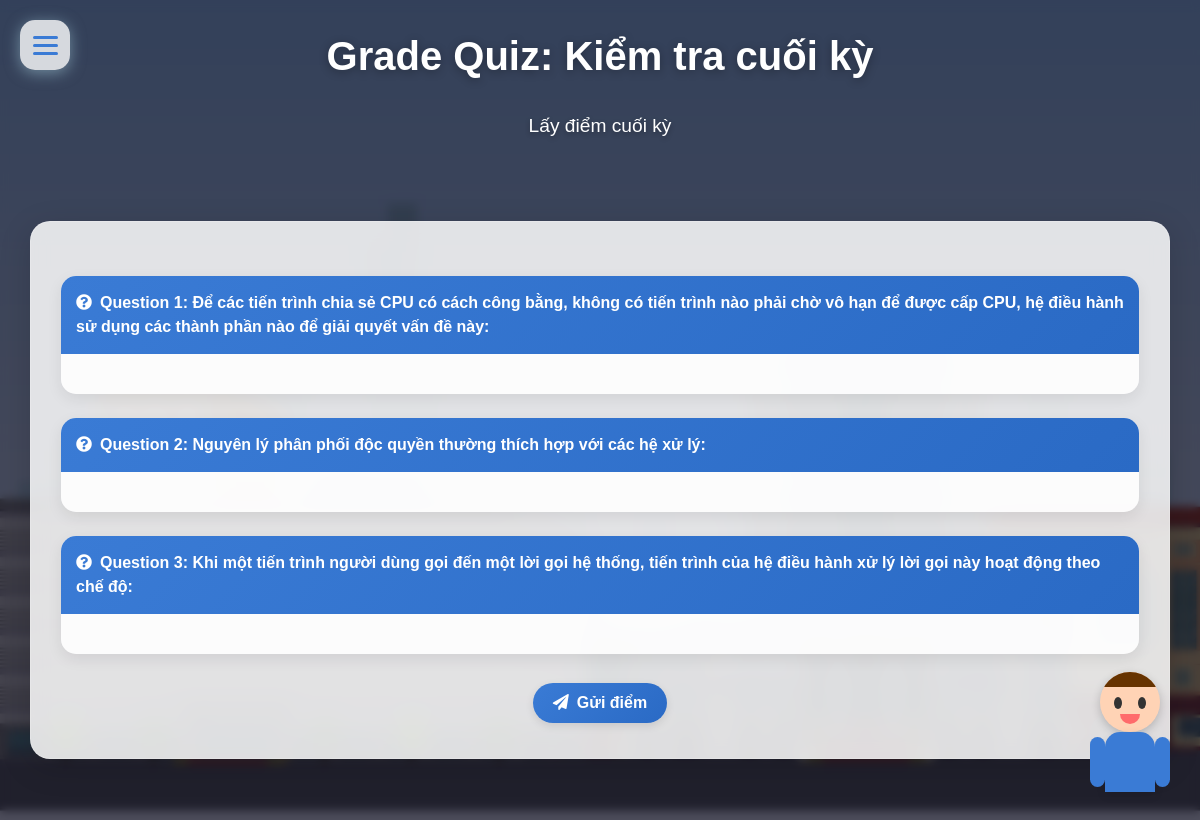
/quiz/mark_quiz/33 (signed in), run on the app's committed database.
### quiz/models.py (models this page shows, shortened)
class Quiz(models.Model):
    QUIZ_TYPES = [
        ('NORMAL', 'Bài kiểm tra thông thường'),
        ('PDF', 'Bài kiểm tra PDF'),
    ]
    id = models.AutoField(primary_key=True)
    title = models.CharField(max_length=255)
    description = models.TextField()
    class_id = models.ForeignKey(MyClass, on_delete=models.CASCADE, null=True, blank=True)
    category = models.ForeignKey(Category, on_delete=models.CASCADE,null=True, blank=True)
    quiz_file = models.FileField(upload_to='quiz/' , null=True, blank=True)
    quiz_type = models.CharField(max_length=10, choices=QUIZ_TYPES, default='NORMAL')
    created_at = models.DateTimeField(auto_now_add=True)
    updated_at = models.DateTimeField(auto_now=True)
    duration = models.IntegerField(default=45)
    total_questions = models.IntegerField()
    instructor = models.ForeignKey(User, on_delete=models.CASCADE,null=True, blank=True)
    active = models.BooleanField(default=False)
    class Meta:
        verbose_name_plural = 'Quizzes'

class Question(models.Model):
    QUESTION_TYPES = [
        ('MCQ', 'Multiple Choice Question'),
        ('FIB', 'Fill in the Blank'),
    ]
    category = models.ForeignKey(Category, on_delete=models.CASCADE,null=True, blank=True)
    topic = models.TextField(null=True, blank=True)
    subtopic = models.TextField(null=True, blank=True)
    id = models.AutoField(primary_key=True)
    question_type = models.CharField(max_length=3, choices=QUESTION_TYPES)
    CLO = models.IntegerField(default=1)
    quiz_id = models.ForeignKey(Quiz, on_delete=models.CASCADE, null=True, blank=True)
    question_text = models.TextField()
    difficulty = models.IntegerField(default=1)

### quiz/views.py (the view, shortened to what this page needs)
# urls.py: path('mark_quiz/<int:quiz_id>', views.mark_quiz, name='mark_quiz'),
@login_required(login_url='login')
@user_passes_test(is_giaovien)
def mark_quiz(request, quiz_id):
    quiz = get_object_or_404(Quiz, id=quiz_id)
    if quiz.quiz_type == 'PDF':
        pdf_submissions = PDFSubmission.objects.filter(quiz=quiz)
        return render(request, 'mark_pdf_quiz.html', {
            'quiz': quiz,
            'pdf_submissions': pdf_submissions
        })
    questions = Question.objects.filter(quiz_id=quiz_id)
    text_questions = Question.objects.filter(quiz_id=quiz_id, question_type='FIB')
    text_answers = StudentAnswer.objects.filter(question_id__in=text_questions, is_mark=False)
    heso = 10/len(questions) if questions.exists() else 0
    return render(request, 'mark_quiz.html', {
        'quiz': quiz,
        'text_answers': text_answers,
        'text_questions': text_questions,
        'heso': heso
    })

### quiz/views.py (called while the page is built)
def is_giaovien(user):
    return user.is_staff or user.is_superuser

### templates/mark_quiz.html (shortened to what this page needs)
<!DOCTYPE html>
<html lang="en">
<head>
    <link rel="stylesheet" href="/static/cssQuan/bootstrap.min.css">
    <link rel="stylesheet" href="/static/css/style.css">
    <link rel="stylesheet" href="https://cdnjs.cloudflare.com/ajax/libs/font-awesome/5.15.4/css/all.min.css">
    <link href='https://unpkg.com/boxicons@2.1.4/css/boxicons.min.css' rel='stylesheet'>
</head>
<body class="fade-in">
    {% include "Components/newmenu.html" %}
    <h1 class="page-title">Grade Quiz: {{ quiz.title }}</h1>
    <p class="page-description">{{ quiz.description }}</p>
    <div class="container">
        {% if no_questions %}
            <div class="alert alert-info text-center py-4 mb-4">
                <i class="fas fa-info-circle fa-3x mb-3"></i>
                <h4>Không có câu hỏi cần chấm điểm</h4>
                <p>Bài kiểm tra này không có câu hỏi tự luận hoặc tất cả câu hỏi đã được chấm điểm.</p>
                {% if quiz.class_id %}
                    <a href="{% url 'class_detail' quiz.class_id.id %}" class="btn btn-primary mt-3">
                        <i class="fas fa-arrow-left me-2"></i>Quay lại lớp học
                    </a>
                {% else %}
                    <a href="{% url 'all_quiz' %}" class="btn btn-primary mt-3">
                        <i class="fas fa-arrow-left me-2"></i>Quay lại danh sách bài kiểm tra
                    </a>
                {% endif %}
            </div>
        {% else %}
        <form method="post" action="{% url 'mark_quiz' quiz.id %}">
            <div class="questions my-4">
                {% for question in text_questions %}
                    <div class="card mb-4">
                        <div class="card-header">
                            <i class="fas fa-question-circle me-2"></i>Question {{ forloop.counter }}: {{ question.question_text }}
                        </div>
                        <div class="card-body">
                        </div>
                    </div>
                {% endfor %}
            </div>
            <div class="text-center mt-4">
                <button type="submit" class="btn btn-primary">
                    <i class="fas fa-paper-plane me-2"></i>Gửi điểm
                </button>
            </div>
        </form>
        {% endif %}
    </div>
    {% include "Components/chat_bubble.html" %}
</body>
</html>

### static/css/style.css (style rules this page uses)
* { font-family: 'Arial', 'Tahoma', 'Verdana', 'Roboto', 'Open Sans', sans-serif; }
body { background-image: url("../images/Bg1.jpg"); background-size: cover; background-repeat: no-repeat; background-attachment: fixed; background-position: center; }

### templates/mark_quiz.html (style rules this page uses)
* { margin: 0; padding: 0; box-sizing: border-box; font-family: 'Arial', sans-serif; }
body { background-image: url('/static/images/Ptit.jpg'); background-size: cover; background-repeat: no-repeat; background-attachment: fixed; background-position: center; position: relative; min-height: 100vh; }
body::before { content: ''; position: fixed; top: 0; left: 0; width: 100%; height: 100%; background-color: rgba(0, 0, 20, 0.7); backdrop-filter: blur(5px); -webkit-backdrop-filter: blur(5px); z-index: -1; pointer-events: none; }
.fade-in { animation: fadeIn 0.5s ease-in; }
.container { background: rgba(255, 255, 255, 0.85); border-radius: 20px; box-shadow: 0 8px 32px rgba(0, 0, 0, 0.15); backdrop-filter: blur(10px); -webkit-backdrop-filter: blur(10px); padding: 30px; margin-top: 80px; margin-bottom: 50px; transition: all 0.3s ease; border: 1px solid rgba(255, 255, 255, 0.18); }
.card { background: rgba(255, 255, 255, 0.9); border-radius: 15px; overflow: hidden; border: none; box-shadow: 0 5px 15px rgba(0, 0, 0, 0.08); transition: all 0.3s ease; margin-bottom: 20px; }
.card-header { background: linear-gradient(135deg, #3a7bd5, #2a6ac5); color: white; border: none; padding: 15px; font-weight: bold; }
.card-body { padding: 20px; }
.btn { border-radius: 30px; padding: 8px 20px; font-weight: 600; transition: all 0.3s ease; box-shadow: 0 3px 8px rgba(0, 0, 0, 0.1); border: none; margin: 5px; }
.btn-primary { background: linear-gradient(135deg, #3a7bd5, #2a6ac5); border: none; }
.page-title { color: white; text-align: center; margin: 2rem 0; font-weight: 700; text-shadow: 0 2px 10px rgba(0, 0, 0, 0.3); }
.page-description { color: white; text-align: center; font-size: 1.2rem; margin-bottom: 2rem; text-shadow: 0 2px 5px rgba(0, 0, 0, 0.3); }

### data on the page
Quiz: title "Kiểm tra cuối kỳ", description "Lấy điểm cuối kỳ"
Question: question_text "Để các tiến trình chia sẻ CPU có cách công bằng, không có tiến trình nào phải chờ vô hạn để được cấp CPU, hệ điều hành sử dụng các thành phần nào để giải quyết vấn đề này:"
Question: question_text "Nguyên lý phân phối độc quyền thường thích hợp với các hệ xử lý:"
Question: question_text "Khi một tiến trình người dùng gọi đến một lời gọi hệ thống, tiến trình của hệ điều hành xử lý lời gọi này hoạt động theo chế độ:"
